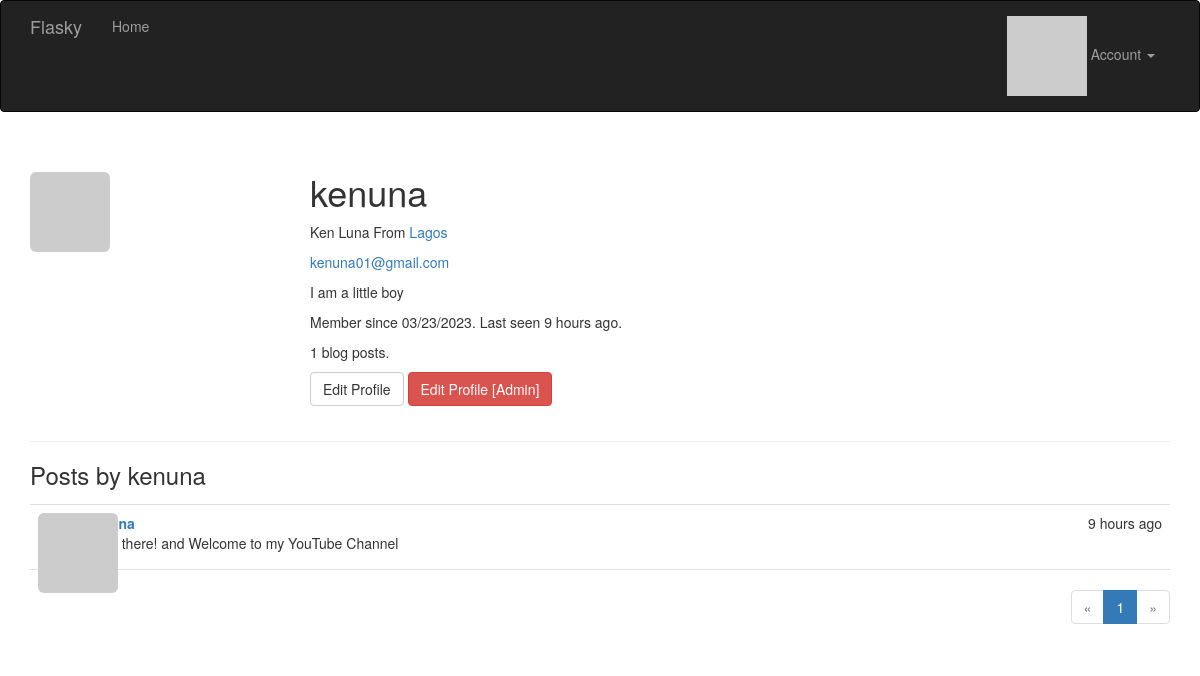
/user/kenuna (signed in), run on an earlier commit of the app's database.
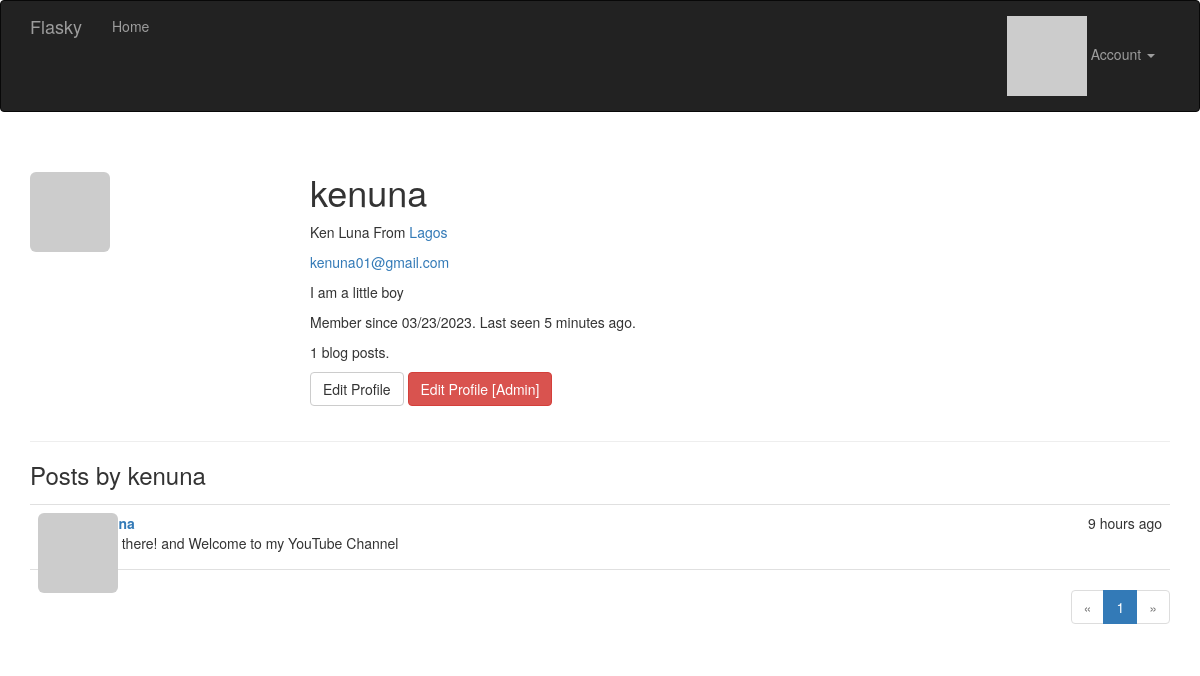
And on a later commit of the database.
### app/models.py (models this page shows, shortened)
class User(UserMixin, db.Model):
    __tablename__ = 'users'
    id = db.Column(db.Integer, primary_key=True)
    email = db.Column(db.String(64), unique=True, index=True)
    username = db.Column(db.String(64), unique=True, index=True)
    password_hash = db.Column(db.String(128))
    role_id = db.Column(db.Integer, db.ForeignKey('roles.id'))
    confirmed = db.Column(db.Boolean, default=False)
    name = db.Column(db.String(64))
    location = db.Column(db.String(64))
    about_me = db.Column(db.Text())
    member_since = db.Column(db.DateTime(), default=datetime.utcnow)
    last_seen = db.Column(db.DateTime(), default=datetime.utcnow)
    avatar_hash = db.Column(db.String(32))
    posts = db.relationship('Post', backref='author', lazy='dynamic')
    @property
    def password(self):
        raise AttributeError('password is not a readable attribute')
    def ping(self):
        self.last_seen = datetime.utcnow()
        db.session.add(self)
        db.session.commit()
    def can(self, perm):
        return self.role is not None and self.role.has_permission(perm)
    def is_administrator(self):
        return self.can(Permission.ADMIN)
    def gravatar(self, size=100, default='identicon', rating='g'):
        if request.is_secure:
            url = 'https://secure.gravatar.com/avatar'
        else:
            url = 'https://gravatar.com/avatar'
        hash = hashlib.md5(self.email.lower().encode('utf-8')).hexdigest()
        return '{url}/{hash}?s={size}&d={default}&r={rating}'.format(
            url=url, hash=hash, size=size, default=default, rating=rating)

class Post(db.Model):
    __tablename__ = 'posts'
    id = db.Column(db.Integer, primary_key=True)
    body = db.Column(db.Text)
    timestamp = db.Column(db.DateTime, index=True, default=datetime.utcnow)
    author_id = db.Column(db.Integer, db.ForeignKey('users.id'))

### app/main/views.py (the view)
@main.route('/user/<username>')
def user(username):
    user = User.query.filter_by(username=username).first_or_404()
    page = request.args.get('page', 1, type=int)
    pagination = user.posts.order_by(Post.timestamp.desc()).paginate(
        page=page, per_page=current_app.config['FLASKY_POSTS_PER_PAGE'],
        error_out=False)
    posts = pagination.items
    return render_template('user.html', user=user, posts=posts,
                           pagination=pagination)

### app/auth/views.py (called while the page is built)
@auth.before_app_request
def before_request():
    if current_user.is_authenticated:
        current_user.ping()
        if not current_user.confirmed \
                and request.endpoint \
                and request.blueprint != 'auth' \
                and request.endpoint != 'static':
            return redirect(url_for('auth.unconfirmed'))

### app/main/__init__.py (called while the page is built)
@main.app_context_processor
def inject_permissions():
    return dict(Permission=Permission)

### app/models.py (called while the page is built)
@login_manager.user_loader
def load_user(user_id):
    return User.query.get(int(user_id))

    def has_permission(self, perm):
        return self.permissions & perm == perm

### app/templates/user.html (shortened to what this page needs)
{% extends "base.html" %}
{% import "_macros.html" as macros %}
{% block page_content %}
<div class="page-header">
    <img class="img-rounded profile-thumbnail" src="{{ current_user.gravatar(size=256) }}">
    <div class="profile-header">
        <h1>{{ user.username }}</h1>
        {% if user.name or user.location %}
        <p>
            {% if user.name %}{{ user.name }}{% endif %}
            {% if user.location %}
                From <a href="http://maps.google.com/?q={{ user.location }}">
                    {{ user.location }}
                </a>
            {% endif %}
        </p>
        {% endif %}
        {% if current_user.is_administrator() %}
        <p><a href="mailto:{{ user.email }}">{{ user.email }}</a></p>
        {% endif %}
        {% if user.about_me %}<p>{{ user.about_me }}</p>{% endif %}
        <p>
            Member since {{ moment(user.member_since).format('L') }}.
            Last seen {{ moment(user.last_seen).fromNow() }}.
        </p>
        <p>{{ user.posts.count() }} blog posts.</p>
        <p>
        {% if user == current_user %}
        <a class="btn btn-default" href="{{ url_for('.edit_profile') }}">
            Edit Profile
        </a>
        {% endif %}
        {% if current_user.is_administrator() %}
        <a class="btn btn-danger"
            href="{{ url_for('.edit_profile_admin', id=user.id) }}">
            Edit Profile [Admin]
        </a>
        {% endif %}
        </p>
    </div>
</div>
<h3>Posts by {{ user.username }}</h3>
{% include '_posts.html' %}
{% if pagination %}
<div class="pagination">
    {{ macros.pagination_widget(pagination, '.user', username=user.username) }}
</div>
{% endif %}
{% endblock %}

### app/templates/base.html (shortened to what this page needs)
{% extends "bootstrap/base.html" %}
{% block head %}
{{ super() }}
<link rel="stylesheet" type="text/css" href="{{ url_for('static', filename='styles.css') }}">
{% endblock %}
{% block navbar %}
<div class="navbar navbar-inverse" role="navigation">
    <div class="container">
        <div class="navbar-header">
            <a class="navbar-brand" href="{{ url_for('main.index') }}">Flasky</a>
        </div>
        <div class="navbar-collapse collapse">
            <ul class="nav navbar-nav">
                <li><a href="{{ url_for('main.index') }}">Home</a></li>
            </ul>
            <ul class="nav navbar-nav navbar-right">
                {% if current_user.is_authenticated %}
                <li class="dropdown">
                    <a href="#" class="dropdown-toggle" data-toggle="dropdown">
                        <img src="{{ current_user.gravatar(size=18) }}">
                        Account <b class="caret"></b>
                    </a>
                </li>
                {% else %}
                <li><a href="{{ url_for('auth.login') }}">Log In</a></li>
                {% endif %}
            </ul>
        </div>
    </div>
</div>
{% endblock %}
{% block content %}
<div class="container">
    {% block page_content %}{% endblock %}
</div>
{% endblock %}

### app/templates/_macros.html
{% macro pagination_widget(pagination, endpoint) %}
<ul class="pagination">
    <li{% if not pagination.has_prev %} class="disabled"{% endif %}>
        <a href="{% if pagination.has_prev %}{{ url_for(endpoint, page=pagination.prev_num, **kwargs) }}{% else %}#{% endif %}">
            &laquo;
        </a>
    </li>
    {% for p in pagination.iter_pages() %}
        {% if p %}
            {% if p == pagination.page %}
            <li class="active">
                <a href="{{ url_for(endpoint, page = p, **kwargs) }}">{{ p }}</a>
            </li>
            {% else %}
            <li>
                <a href="{{ url_for(endpoint, page = p, **kwargs) }}">{{ p }}</a>
            </li>
            {% endif %}
        {% else %}
        <li class="disabled"><a href="#">&hellip;</a></li>
        {% endif %}
    {% endfor %}
    <li{% if not pagination.has_next %} class="disabled"{% endif %}>
        <a href="{% if pagination.has_next %}{{ url_for(endpoint, page=pagination.next_num, **kwargs) }}{% else %}#{% endif %}">
            &raquo;
        </a>
    </li>
</ul>
{% endmacro %}

### app/templates/_posts.html (shortened to what this page needs)
<ul class="posts">
    {% for post in posts %}
    <li class="post">
        <div class="post-thumbnail">
            <a href="{{ url_for('.user', username=post.author.username) }}">
                <img class="img-rounded profile-thumbnail"
                    src="{{ post.author.gravatar(size=40) }}">
            </a>
        </div>
        <div class="post-content">
            <div class="post-date">{{ moment(post.timestamp).fromNow() }}</div>
            <div class="post-author">
                <a href="{{ url_for('.user', username=post.author.username) }}">
                </a>
            </div>
            <div class="post-body">{{ post.body }}</div>
        </div>
    </li>
    {% endfor %}
</ul>

### app/static/styles.css (style rules this page uses)
.profile-thumbnail { position: absolute; }
.profile-header { min-height: 260px; margin-left: 280px; }
ul.posts { list-style-type: none; padding: 0px; margin: 16px 0px 0px 0px; border-top: 1px solid #e0e0e0; }
ul.posts li.post { padding: 8px; border-bottom: 1px solid #e0e0e0; }
div.post-date { float: right; }
div.post-author { font-weight: bold; }
div.post-thumbnail { position: absolute; }
div.post-content { margin-left: 48px; min-height: 48px; }
div.pagination { width: 100%; text-align: right; padding: 0px; margin: 0px; }

What changed in the data, as far as the page shows it:
changed User "kenuna": last_seen "9 hours ago" → "5 minutes ago"
